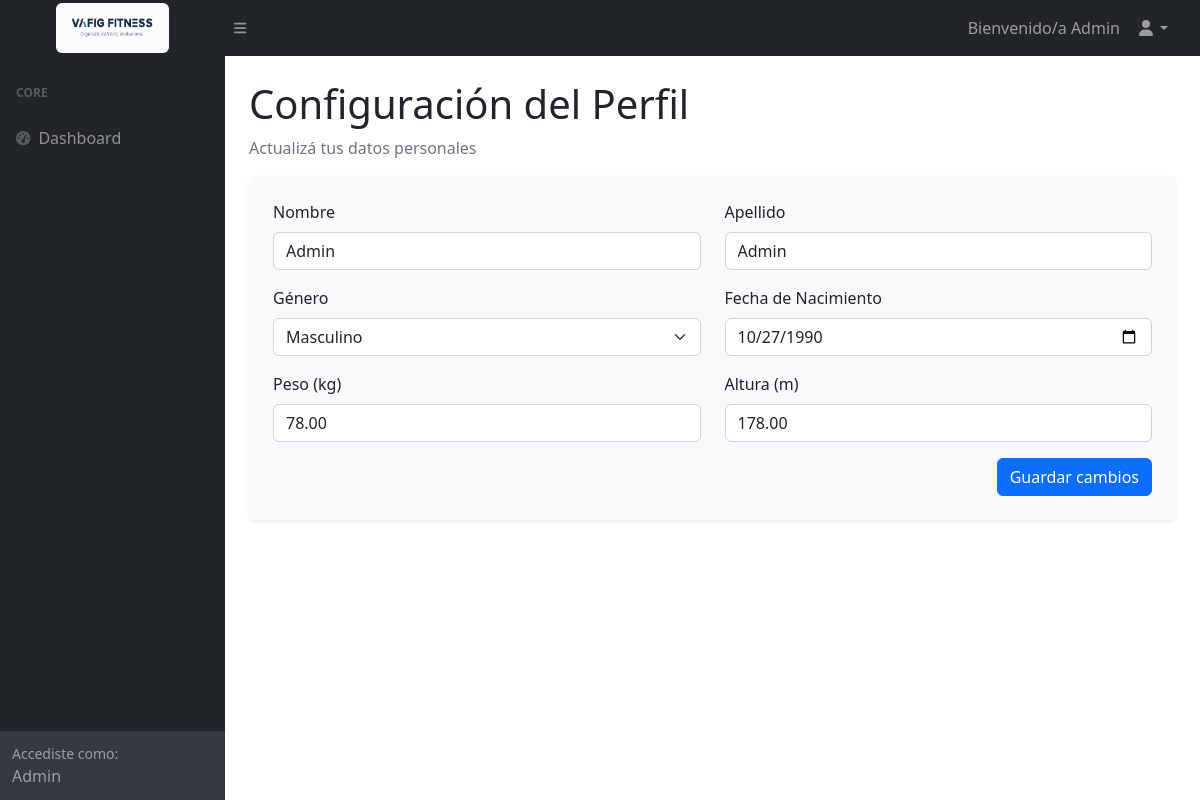
Screenshot of /Public/settings.php (signed in) with the database file from the repository.
### tables this page shows
CREATE TABLE `data_usuarios` (
  `id_data_usuario` int(11) NOT NULL,
  `id_usuario` int(11) NOT NULL,
  `nombre` varchar(100) NOT NULL,
  `apellido` varchar(100) NOT NULL,
  `genero` enum('Masculino','Femenino','Otro') NOT NULL,
  `fecha_nac` date NOT NULL,
  `peso` decimal(5,2) DEFAULT NULL,
  `altura` decimal(5,2) DEFAULT NULL
);

### Classes/User.php (called while the page is built, shortened)
<?php
    require '../DB/database.php';
    class User {
        private $pdo;
        public function __construct(){
            $db = new Database();
            $this->pdo = $db->connect();
        }
        public function getUserById($id) {
                $query = "
        SELECT
            u.email,
            u.rol,
            d.nombre,
            d.apellido,
            d.genero,
            d.fecha_nac,
            d.peso,
            d.altura
        FROM usuarios u
        INNER JOIN data_usuarios d ON u.id_usuario = d.id_usuario
        WHERE u.id_usuario = :id
    ";
                $stmt = $this->pdo->prepare($query);
                $stmt->execute([':id' => $id]);
                return $stmt->fetch();
            }
}

### DB/database.php (called while the page is built, shortened)
<?php
class Database {
    private $host = "localhost";
    private $db_name = "gym";
    private $username = "root";
    private $password = "";
    public function connect() {
        $this->pdo = null;
        try {
            $dsn = "mysql:host={$this->host};dbname={$this->db_name};charset=utf8mb4";
            $options = [
                PDO::ATTR_ERRMODE => PDO::ERRMODE_EXCEPTION,
                PDO::ATTR_DEFAULT_FETCH_MODE => PDO::FETCH_OBJ,
            ];
            $this->pdo = new PDO($dsn, $this->username, $this->password, $options);
        } catch(PDOException $e) {
            throw new Exception("Error de conexión: " . $e->getMessage());
        }
        return $this->pdo;
    }
}

### Public/settings.php (the view, shortened to what this page needs)
<?php
require_once '../Classes/User.php';
$user_id = $_SESSION['user_id'];
$user = new User();
$dataUsuario = $user->getUserById($user_id);
require_once '../Components/header.php';
?>
<body class="sb-nav-fixed">
    <nav class="sb-topnav navbar navbar-expand navbar-dark bg-dark">
        <a class="navbar-brand py-1 d-flex justify-content-center" href="dashboard.php" id="logo"><img src="../Assets/images/logo.png" alt="Logo" class="d-inline-block align-top rounded" width="50%" height="50"></a>
        <button class="btn btn-link btn-sm order-1 order-lg-0 me-4 me-lg-0" id="sidebarToggle" href="#!"><i class="fas fa-bars"></i></button>
        <ul class="navbar-nav ms-auto ms-md-0 me-3 me-lg-4">
            <li class="nav-item dropdown">
                <a class="nav-link dropdown-toggle" id="navbarDropdown" href="#" role="button" data-bs-toggle="dropdown" aria-expanded="false"><?php $nombreMostrar = !empty($dataUsuario->nombre)? $dataUsuario->nombre: $_SESSION['user_email']; ?>
                    Bienvenido/a <?= htmlspecialchars($nombreMostrar) ?><i class="fas fa-user fa-fw ms-3"></i></a>
            </li>
        </ul>
    </nav>
    <div id="layoutSidenav">
        <div id="layoutSidenav_nav">
            <nav class="sb-sidenav accordion sb-sidenav-dark" id="sidenavAccordion">
                <div class="sb-sidenav-menu">
                    <div class="nav">
                        <?php if ($_SESSION['rol'] === 'admin') { ?>
                            <div class="sb-sidenav-menu-heading">Core</div>
                            <a class="nav-link" href="dashboard.php">
                                <div class="sb-nav-link-icon"><i class="fas fa-tachometer-alt"></i></div>
                                Dashboard
                            </a>
                        <?php } ?>
                    </div>
                </div>
                <div class="sb-sidenav-footer">
                    <div class="small">Accediste como:</div>
                    <?= $_SESSION['rol'] === 'admin' ? 'Admin' : 'Usuario'; ?>
                </div>
            </nav>
        </div>
        <div id="layoutSidenav_content">
            <main>
                <div class="container-fluid px-4">
                    <h1 class="mt-4">Configuración del Perfil</h1>
                    <p class="text-muted">Actualizá tus datos personales</p>
                    <form method="POST" class="p-4 bg-light rounded shadow-sm">
                        <div class="row mb-3">
                            <div class="col-md-6">
                                <label class="form-label">Nombre</label>
                                <input type="text" name="nombre" class="form-control" required
                                    value="<?= htmlspecialchars($dataUsuario->nombre ?? '') ?>">
                            </div>
                            <div class="col-md-6">
                                <label class="form-label">Apellido</label>
                                <input type="text" name="apellido" class="form-control" required
                                    value="<?= htmlspecialchars($dataUsuario->apellido ?? '') ?>">
                            </div>
                        </div>
                        <div class="row mb-3">
                            <div class="col-md-6">
                                <label class="form-label">Género</label>
                                <select name="genero" class="form-select" required>
                                    <option value="Masculino" <?= ($dataUsuario->genero ?? '') === 'Masculino' ? 'selected' : '' ?>>Masculino</option>
                                </select>
                            </div>
                            <div class="col-md-6">
                                <label class="form-label">Fecha de Nacimiento</label>
                                <input type="date" name="fecha_nac" class="form-control" required
                                    value="<?= htmlspecialchars($dataUsuario->fecha_nac ?? '') ?>">
                            </div>
                        </div>
                        <div class="row mb-3">
                            <div class="col-md-6">
                                <label class="form-label">Peso (kg)</label>
                                <input type="number" step="0.01" name="peso" class="form-control"
                                    value="<?= htmlspecialchars($dataUsuario->peso ?? '') ?>">
                            </div>
                            <div class="col-md-6">
                                <label class="form-label">Altura (m)</label>
                                <input type="number" step="0.01" name="altura" class="form-control"
                                    value="<?= htmlspecialchars($dataUsuario->altura ?? '') ?>">
                            </div>
                        </div>
                        <div class="text-end">
                            <button type="submit" class="btn btn-primary">Guardar cambios</button>
                        </div>
                    </form>
                </div>
            </main>
        </div>
    </div>
    <?php require_once '../Components/footer.php' ?>
</body>
</html>

### rows the page displays
data_usuarios: nombre "Admin", apellido "Admin", genero "Masculino", fecha_nac "10/27/1990", peso "78.00", altura "178.00"
